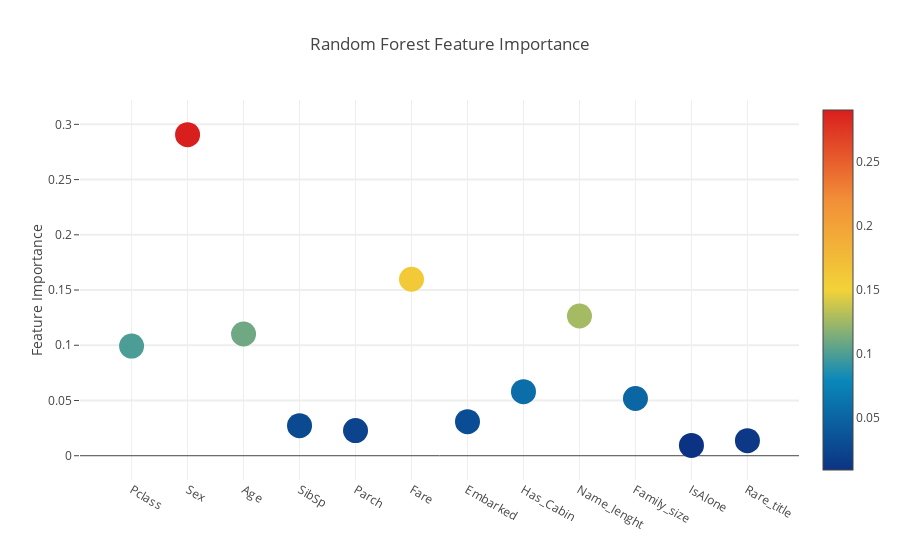
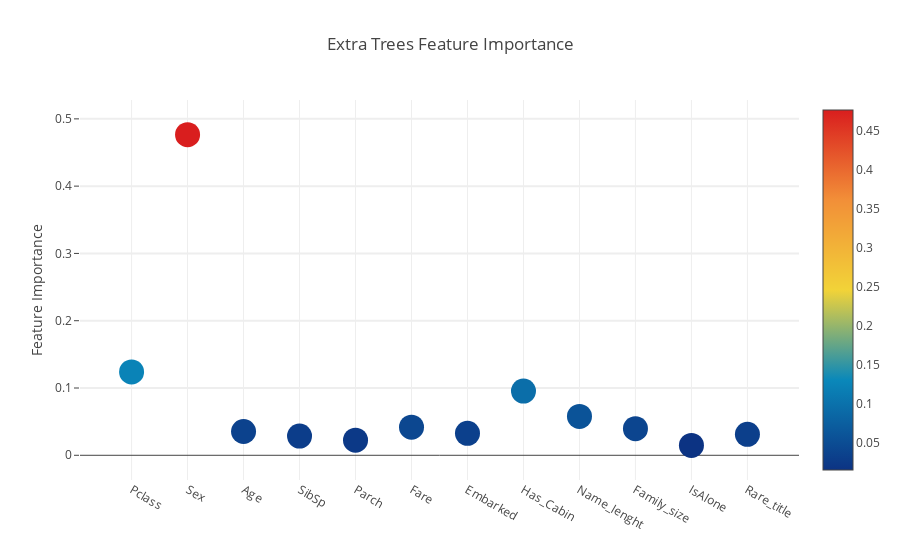
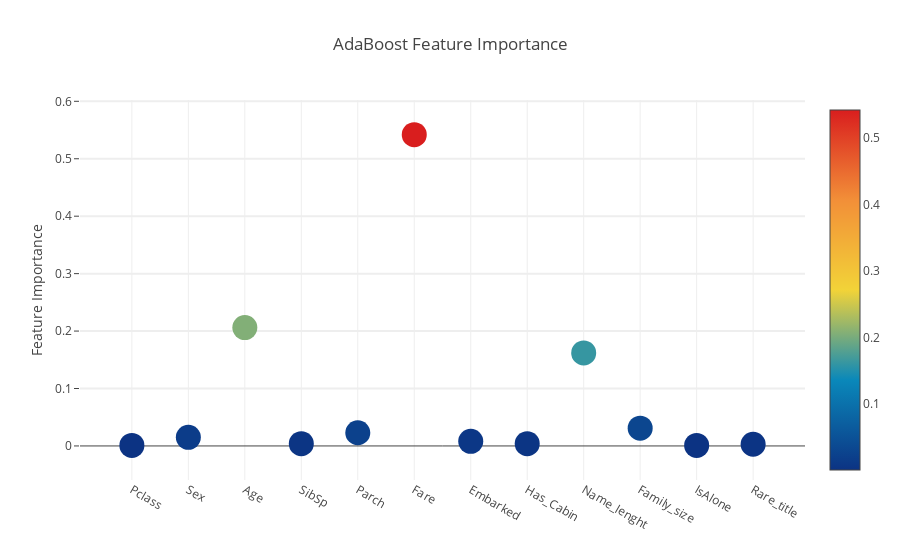
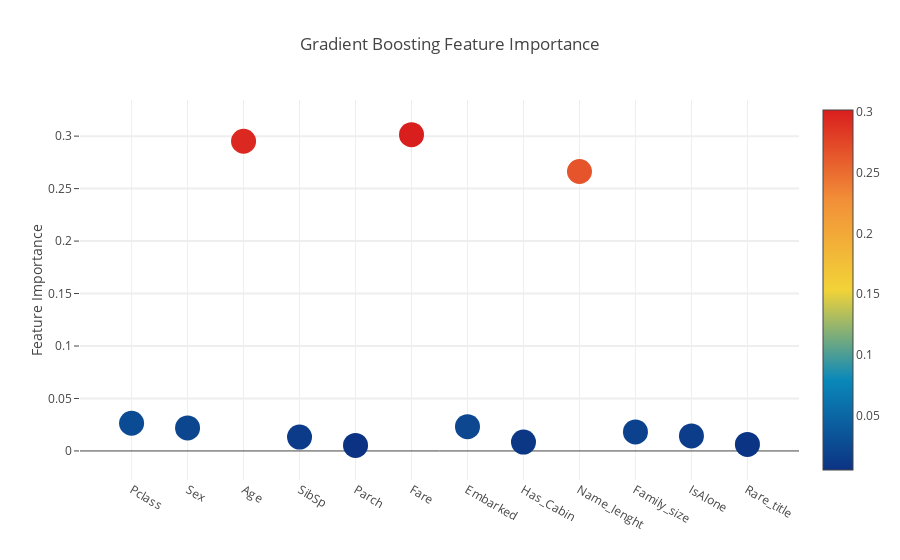

The code cell stored with these charts, in order, in its notebook:
### Markdown cell above
### Interactive feature importances via Plotly scatterplots

### Code cell
# Scatter plot 
trace = go.Scatter(
    y = feature_dataframe['Random Forest feature importances'].values,
    x = feature_dataframe['features'].values,
    mode='markers',
    marker=dict(
        sizemode = 'diameter',
        sizeref = 1,
        size = 25,
#       size= feature_dataframe['AdaBoost feature importances'].values,
        #color = np.random.randn(500), #set color equal to a variable
        color = feature_dataframe['Random Forest feature importances'].values,
        colorscale='Portland',
        showscale=True
    ),
    text = feature_dataframe['features'].values
)
data = [trace]

layout= go.Layout(
    autosize= True,
    title= 'Random Forest Feature Importance',
    hovermode= 'closest',
#     xaxis= dict(
#         title= 'Pop',
#         ticklen= 5,
#         zeroline= False,
#         gridwidth= 2,
#     ),
    yaxis=dict(
        title= 'Feature Importance',
        ticklen= 5,
        gridwidth= 2
    ),
    showlegend= False
)
fig = go.Figure(data=data, layout=layout)
py.iplot(fig,filename='scatter2010')

# Scatter plot 
trace = go.Scatter(
    y = feature_dataframe['Extra Trees  feature importances'].values,
    x = feature_dataframe['features'].values,
    mode='markers',
    marker=dict(
        sizemode = 'diameter',
        sizeref = 1,
        size = 25,
#       size= feature_dataframe['AdaBoost feature importances'].values,
        #color = np.random.randn(500), #set color equal to a variable
        color = feature_dataframe['Extra Trees  feature importances'].values,
        colorscale='Portland',
        showscale=True
    ),
    text = feature_dataframe['features'].values
)
data = [trace]

layout= go.Layout(
    autosize= True,
    title= 'Extra Trees Feature Importance',
    hovermode= 'closest',
#     xaxis= dict(
#         title= 'Pop',
#         ticklen= 5,
#         zeroline= False,
#         gridwidth= 2,
#     ),
    yaxis=dict(
        title= 'Feature Importance',
        ticklen= 5,
        gridwidth= 2
    ),
    showlegend= False
)
fig = go.Figure(data=data, layout=layout)
py.iplot(fig,filename='scatter2010')

# Scatter plot 
trace = go.Scatter(
    y = feature_dataframe['AdaBoost feature importances'].values,
    x = feature_dataframe['features'].values,
    mode='markers',
    marker=dict(
        sizemode = 'diameter',
        sizeref = 1,
        size = 25,
#       size= feature_dataframe['AdaBoost feature importances'].values,
        #color = np.random.randn(500), #set color equal to a variable
        color = feature_dataframe['AdaBoost feature importances'].values,
        colorscale='Portland',
        showscale=True
    ),
    text = feature_dataframe['features'].values
)
data = [trace]

layout= go.Layout(
    autosize= True,
    title= 'AdaBoost Feature Importance',
    hovermode= 'closest',
#     xaxis= dict(
#         title= 'Pop',
#         ticklen= 5,
#         zeroline= False,
#         gridwidth= 2,
#     ),
    yaxis=dict(
        title= 'Feature Importance',
        ticklen= 5,
        gridwidth= 2
    ),
    showlegend= False
)
fig = go.Figure(data=data, layout=layout)
py.iplot(fig,filename='scatter2010')

# Scatter plot 
trace = go.Scatter(
    y = feature_dataframe['Gradient Boost feature importances'].values,
    x = feature_dataframe['features'].values,
    mode='markers',
    marker=dict(
        sizemode = 'diameter',
        sizeref = 1,
        size = 25,
#       size= feature_dataframe['AdaBoost feature importances'].values,
        #color = np.random.randn(500), #set color equal to a variable
        color = feature_dataframe['Gradient Boost feature importances'].values,
        colorscale='Portland',
        showscale=True
    ),
    text = feature_dataframe['features'].values
)
data = [trace]

layout= go.Layout(
    autosize= True,
    title= 'Gradient Boosting Feature Importance',
    hovermode= 'closest',
#     xaxis= dict(
#         title= 'Pop',
#         ticklen= 5,
#         zeroline= False,
#         gridwidth= 2,
#     ),
    yaxis=dict(
        title= 'Feature Importance',
        ticklen= 5,
        gridwidth= 2
    ),
    showlegend= False
)
fig = go.Figure(data=data, layout=layout)
py.iplot(fig,filename='scatter2010')

### Figure 1 — Plotly figure (JSON) as saved in the notebook; plotly's stock layout.template omitted (floating-point values rounded to 4 significant figures)
{"data": [{"marker": {"color": [0.09928, 0.2907, 0.1102, 0.02721, 0.02273, 0.1598, 0.03079, 0.05802, 0.1265, 0.0518, 0.009363, 0.01365], "colorscale": "Portland", "showscale": true, "size": 25, "sizemode": "diameter", "sizeref": 1}, "mode": "markers", "text": ["Pclass", "Sex", "Age", "SibSp", "Parch", "Fare", "Embarked", "Has_Cabin", "Name_lenght", "Family_size", "IsAlone", "Rare_title"], "type": "scatter", "x": ["Pclass", "Sex", "Age", "SibSp", "Parch", "Fare", "Embarked", "Has_Cabin", "Name_lenght", "Family_size", "IsAlone", "Rare_title"], "y": [0.09928, 0.2907, 0.1102, 0.02721, 0.02273, 0.1598, 0.03079, 0.05802, 0.1265, 0.0518, 0.009363, 0.01365]}], "layout": {"autosize": true, "hovermode": "closest", "showlegend": false, "title": "Random Forest Feature Importance", "yaxis": {"gridwidth": 2, "ticklen": 5, "title": "Feature Importance"}}}

### Figure 2 — Plotly figure (JSON) as saved in the notebook; plotly's stock layout.template omitted (floating-point values rounded to 4 significant figures)
{"data": [{"marker": {"color": [0.124, 0.4766, 0.03531, 0.02859, 0.02252, 0.04183, 0.03269, 0.09543, 0.05778, 0.0395, 0.01473, 0.0311], "colorscale": "Portland", "showscale": true, "size": 25, "sizemode": "diameter", "sizeref": 1}, "mode": "markers", "text": ["Pclass", "Sex", "Age", "SibSp", "Parch", "Fare", "Embarked", "Has_Cabin", "Name_lenght", "Family_size", "IsAlone", "Rare_title"], "type": "scatter", "x": ["Pclass", "Sex", "Age", "SibSp", "Parch", "Fare", "Embarked", "Has_Cabin", "Name_lenght", "Family_size", "IsAlone", "Rare_title"], "y": [0.124, 0.4766, 0.03531, 0.02859, 0.02252, 0.04183, 0.03269, 0.09543, 0.05778, 0.0395, 0.01473, 0.0311]}], "layout": {"autosize": true, "hovermode": "closest", "showlegend": false, "title": "Extra Trees Feature Importance", "yaxis": {"gridwidth": 2, "ticklen": 5, "title": "Feature Importance"}}}

### Figure 3 — Plotly figure (JSON) as saved in the notebook; plotly's stock layout.template omitted (floating-point values rounded to 4 significant figures)
{"data": [{"marker": {"color": [0.001, 0.015, 0.206, 0.004, 0.023, 0.542, 0.008, 0.004, 0.162, 0.031, 0.001, 0.003], "colorscale": "Portland", "showscale": true, "size": 25, "sizemode": "diameter", "sizeref": 1}, "mode": "markers", "text": ["Pclass", "Sex", "Age", "SibSp", "Parch", "Fare", "Embarked", "Has_Cabin", "Name_lenght", "Family_size", "IsAlone", "Rare_title"], "type": "scatter", "x": ["Pclass", "Sex", "Age", "SibSp", "Parch", "Fare", "Embarked", "Has_Cabin", "Name_lenght", "Family_size", "IsAlone", "Rare_title"], "y": [0.001, 0.015, 0.206, 0.004, 0.023, 0.542, 0.008, 0.004, 0.162, 0.031, 0.001, 0.003]}], "layout": {"autosize": true, "hovermode": "closest", "showlegend": false, "title": "AdaBoost Feature Importance", "yaxis": {"gridwidth": 2, "ticklen": 5, "title": "Feature Importance"}}}

### Figure 4 — Plotly figure (JSON) as saved in the notebook; plotly's stock layout.template omitted (floating-point values rounded to 4 significant figures)
{"data": [{"marker": {"color": [0.02637, 0.02191, 0.2951, 0.01321, 0.005306, 0.3014, 0.02312, 0.008453, 0.2663, 0.01816, 0.01431, 0.006248], "colorscale": "Portland", "showscale": true, "size": 25, "sizemode": "diameter", "sizeref": 1}, "mode": "markers", "text": ["Pclass", "Sex", "Age", "SibSp", "Parch", "Fare", "Embarked", "Has_Cabin", "Name_lenght", "Family_size", "IsAlone", "Rare_title"], "type": "scatter", "x": ["Pclass", "Sex", "Age", "SibSp", "Parch", "Fare", "Embarked", "Has_Cabin", "Name_lenght", "Family_size", "IsAlone", "Rare_title"], "y": [0.02637, 0.02191, 0.2951, 0.01321, 0.005306, 0.3014, 0.02312, 0.008453, 0.2663, 0.01816, 0.01431, 0.006248]}], "layout": {"autosize": true, "hovermode": "closest", "showlegend": false, "title": "Gradient Boosting Feature Importance", "yaxis": {"gridwidth": 2, "ticklen": 5, "title": "Feature Importance"}}}
